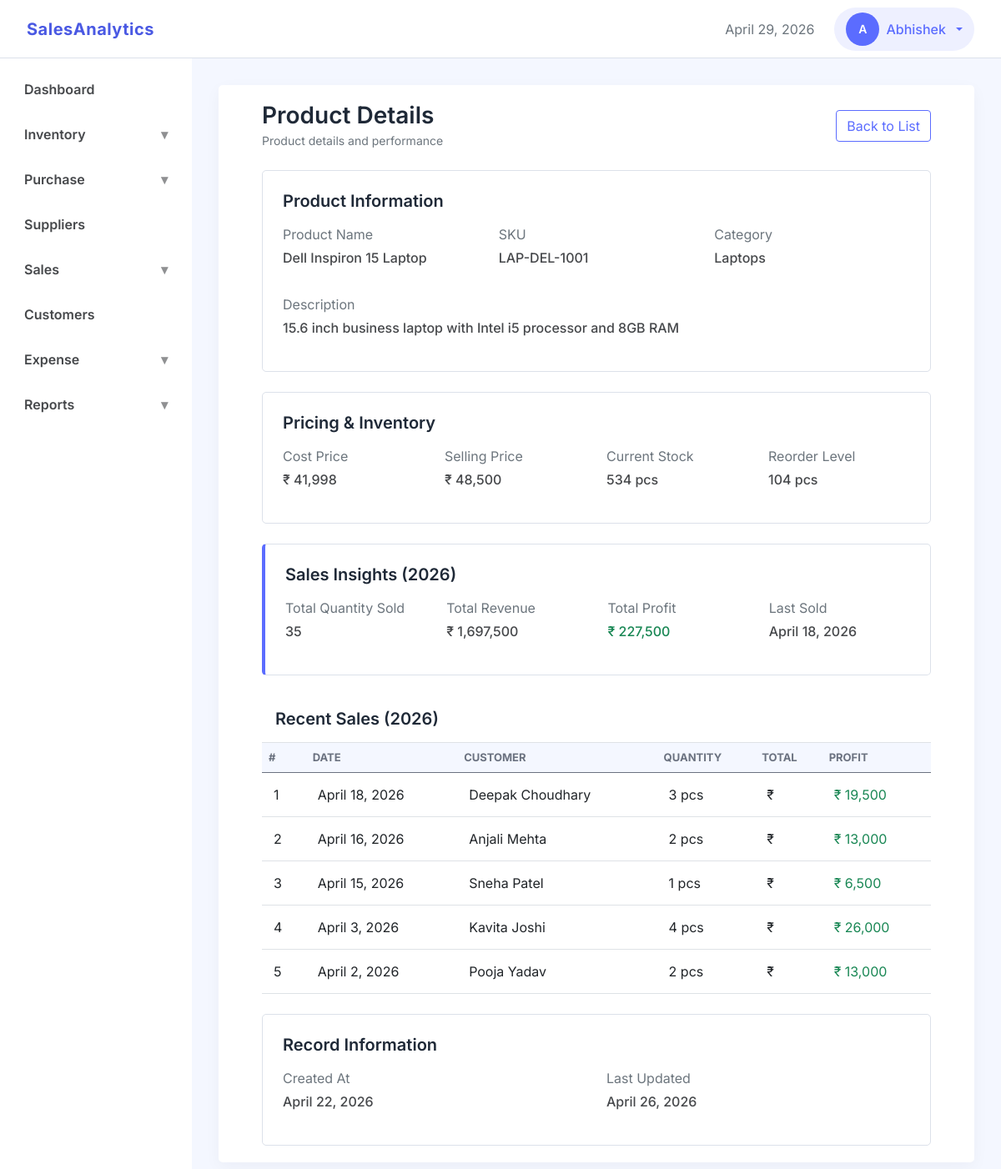
The app's page /inventory/list/1 (signed in) with its own data.
### accounts/models.py (models this page shows, shortened)
class User(AbstractUser):
    username = None # Remove username
    first_name = models.CharField(max_length=150)
    email = models.EmailField(unique=True)
    created_at = models.DateTimeField(auto_now_add=True)
    updated_at = models.DateTimeField(auto_now=True)
    USERNAME_FIELD = 'email'
    REQUIRED_FIELDS = []
    objects = UserManager() # Attach Manager

### inventory/models.py (models this page shows, shortened)
class Product(models.Model):
    class UnitChoices(models.TextChoices):
        PIECE = 'pcs', 'Piece'
        KILOGRAM = 'kg', 'KG'
        LITER = 'l', 'Liter'
        GRAM = 'g', 'Gram'
        METER = 'm', 'Meter'
        BOX = 'box', 'Box'
        PACK = 'pack', 'Pack'
    name = models.CharField(max_length=100)
    description = models.TextField(blank=True)
    sku = models.CharField(max_length=100, unique=True)
    category = models.ForeignKey(
        ProductCategory, on_delete=models.PROTECT,
        db_index=True,
        related_name='products'
        )
    current_avg_cost = models.DecimalField(
        max_digits=12,
        decimal_places=2,
        blank=True,
        null=True
        )
    selling_price = models.DecimalField(
        max_digits=12,
        decimal_places=2
        )
    current_stock = models.IntegerField(
        default=0,
        validators=[MinValueValidator(0)]
        )
    unit = models.CharField(
        max_length=20,
        choices=UnitChoices.choices
        )
    reorder_level = models.IntegerField(
        default=0,
        validators=[MinValueValidator(0)]
        )
    is_active = models.BooleanField(default=True)
    business = models.ForeignKey('business.Business', on_delete=models.CASCADE, related_name='products')
    created_by = models.ForeignKey('accounts.User', on_delete=models.SET_NULL, null=True, blank=True, related_name='created_products')
    created_at = models.DateTimeField(auto_now_add=True)
    updated_at = models.DateTimeField(auto_now=True)

class ProductCategory(models.Model):
    name = models.CharField(max_length=100, unique=True)
    description = models.TextField(blank=True)
    business = models.ForeignKey('business.Business', on_delete=models.CASCADE, related_name='product_categories')
    created_at = models.DateTimeField(auto_now_add=True)
    updated_at = models.DateTimeField(auto_now=True)

### sales/models/sales.py (models this page shows, shortened)
class Sale(models.Model):
    class PaymentMethod(models.TextChoices):
        CASH = 'cash', 'Cash'
        CARD = 'card', 'Card'
        UPI = 'upi', 'UPI'
    class StatusChoices(models.TextChoices):
        COMPLETED = 'completed', 'Completed'
        CANCELLED = 'cancelled', 'Cancelled'
    customer = models.ForeignKey(
        Customer,
        on_delete=models.SET_NULL,
        null=True,
        db_index=True,
        related_name='sales'
        )
    sale_date = models.DateField(db_index=True, default=localdate)
    total_amount = models.DecimalField(
        max_digits=12,
        decimal_places=2,
        validators=[MinValueValidator(1)]
        )
    total_profit = models.DecimalField(max_digits=12, decimal_places=2, default=0)
    payment_method = models.CharField(
        max_length=20,
        choices=PaymentMethod.choices,
        default=PaymentMethod.CASH
        )
    status = models.CharField(max_length=20, choices=StatusChoices.choices, default=StatusChoices.COMPLETED, db_index=True)
    business = models.ForeignKey('business.Business', on_delete=models.CASCADE, related_name='sales')
    created_by = models.ForeignKey('accounts.User', on_delete=models.SET_NULL, null=True, blank=True, related_name='created_sales')
    created_at = models.DateTimeField(auto_now_add=True)
    updated_at = models.DateTimeField(auto_now=True)

class SaleItem(models.Model):
    sale = models.ForeignKey(
        Sale,
        on_delete=models.CASCADE,
        related_name='items'
        )
    product = models.ForeignKey(
        'inventory.Product',
        on_delete=models.PROTECT,
        related_name='sale_items'
        )
    quantity = models.IntegerField(
        default=1,
        validators=[MinValueValidator(1)]
        )
    unit = models.CharField(
        max_length=20,
        )
    price_at_sale = models.DecimalField(
        max_digits=12,
        decimal_places=2,
        validators=[MinValueValidator(0)]
        )
    cost_at_sale = models.DecimalField(
        max_digits=12,
        decimal_places=2,
        validators=[MinValueValidator(0)],
        default=0
        )
    item_total_price = models.DecimalField(
        max_digits=12,
        decimal_places=2,
        validators=[MinValueValidator(0)]
        )
    item_profit = models.DecimalField(max_digits=12, decimal_places=2, default=0)
    business = models.ForeignKey('business.Business', on_delete=models.CASCADE, related_name='sale_items')

### sales/models/customers.py (models this page shows, shortened)
class Customer(models.Model):
    class Meta:
        ordering = ['-is_walkin','name']
    name = models.CharField(max_length=100)
    email = models.EmailField(max_length=100, blank=True)
    phone = models.CharField(max_length=10, unique=True)
    address = models.CharField(max_length=200, blank=True)
    is_walkin = models.BooleanField(default=False)
    is_active = models.BooleanField(default=True)
    business = models.ForeignKey('business.Business', on_delete=models.CASCADE, related_name='customers')
    created_at = models.DateTimeField(auto_now_add=True)
    updated_at = models.DateTimeField(auto_now=True)

### inventory/views.py (the view)
# urls.py: path('list/<int:pk>', views.ProductDetailView.as_view(), name='product_detail'),
class ProductDetailView(View):
    def get(self, request, pk):
        business_id = get_business_id(request)
        product = get_object_or_404(Product, id=pk)
        current_year = now().year
        all_sales = SaleItem.objects.filter(business_id=business_id, product=product, sale__sale_date__year__gte=current_year).select_related('sale').order_by('-sale__sale_date')
        recent_sales = all_sales[:5]
        sales_insights = services.get_sales_insights(all_sales, business_id)
        context = {
            'product': product,
            'recent_sales': recent_sales,
            'last_sold_date': recent_sales[0].sale.sale_date if recent_sales else None,
            'current_year': current_year
        }
        context.update(sales_insights)
        return render(request, 'inventory/product_detail.html', context)

### templates/inventory/product_detail.html (shortened to what this page needs)
{% extends "base.html" %}
{% load static %}
{% load humanize %}
{% block css_files%}
    <link rel="stylesheet" href="{% static 'css/apps/list.css' %}">
{% endblock %}
{% block content %}
<div class="container-fluid">
    <div class="d-flex justify-content-between align-items-center mb-4">
        <div>
            <h3 class="section-title mb-0">Product Details</h3>
            <small class="text-muted">Product details and performance</small>
        </div>
        <div>
            <a href="{% url 'product_list' %}" class="btn btn-secondary">
                Back to List
            </a>
        </div>
    </div>
    <div class="custom-card p-4 mb-4">
        <h5 class="mb-3">Product Information</h5>
        <div class="row">
            <div class="col-md-4 mb-3">
                <p class="text-muted mb-1">Product Name</p>
                <p class="text-semibold">{{ product.name }}</p>
            </div>
            <div class="col-md-4 mb-3">
                <p class="text-muted mb-1">SKU</p>
                <p class="text-semibold">{{ product.sku }}</p>
            </div>
            <div class="col-md-4 mb-3">
                <p class="text-muted mb-1">Category</p>
                <p class="text-semibold">
                    {{ product.category.name }}
                </p>
            </div>
            <div class="col-md-12">
                <p class="text-muted mb-1">Description</p>
                <p class="text-semibold">
                    {{ product.description|default:"No description provided." }}
                </p>
            </div>
        </div>
    </div>
    <div class="custom-card p-4 mb-4">
        <h5 class="mb-3">Pricing & Inventory</h5>
        <div class="row">
            <div class="col-md-3">
                <p class="text-muted mb-1">Cost Price</p>
                <p class="text-semibold">₹ {{ product.current_avg_cost|floatformat:0|intcomma }}</p>
            </div>
            <div class="col-md-3">
                <p class="text-muted mb-1">Selling Price</p>
                <p class="text-semibold">₹ {{ product.selling_price|floatformat:0|intcomma }}</p>
            </div>
            <div class="col-md-3">
                <p class="text-muted mb-1">Current Stock</p>
                <p class="text-semibold">{{ product.current_stock }} {{ product.unit }}</p>
            </div>
            <div class="col-md-3">
                <p class="text-muted mb-1">Reorder Level</p>
                <p class="text-semibold">{{ product.reorder_level }} {{ product.unit }}</p>
            </div>
        </div>
    </div>
    <div class="custom-card border-left p-4 mb-4">
        <h5 class="mb-3">Sales Insights ({{ current_year }})</h5>
        <div class="row">
            <div class="col-md-3">
                <p class="text-muted mb-1">Total Quantity Sold</p>
                <p class="text-semibold">{{ total_quantity_sold }}</p>
            </div>
            <div class="col-md-3">
                <p class="text-muted mb-1">Total Revenue</p>
                <p class="text-semibold">₹ {{ total_revenue|floatformat:0|intcomma }}</p>
            </div>
            <div class="col-md-3">
                <p class="text-muted mb-1">Total Profit</p>
                <p class="text-success text-semibold">
                    ₹ {{ total_profit|floatformat:0|intcomma }}
                </p>
            </div>
            <div class="col-md-3">
                <p class="text-muted mb-1">Last Sold</p>
                <p class="text-semibold">
                    {{ last_sold_date|default:"N/A" }}
                </p>
            </div>
        </div>
    </div>
    <div class=" mb-4">
        <div class="p-3 border-bottom">
            <h5 class="mb-0">Recent Sales ({{ current_year }})</h5>
        </div>
        <div class="table-responsive">
            <table class="table align-middle data-table mb-0">
                <thead>
                    <tr>
                        <th>#</th>
                        <th>Date</th>
                        <th>Customer</th>
                        <th>Quantity</th>
                        <th>Total</th>
                        <th>Profit</th>
                    </tr>
                </thead>
                <tbody>
                {% for item in recent_sales %}
                <tr>
                    <td>{{ forloop.counter }}</td>
                    <td>{{ item.sale.sale_date }}</td>
                    <td>
                        {% if item.sale.customer %}
                            {{ item.sale.customer.name }}
                        {% else %}
                            <span class="text-muted">Walk-in</span>
                        {% endif %}
                    </td>
                    <td>{{ item.quantity }} {{ item.product.unit }}</td>
                    <td>₹ {{ item.item_total|floatformat:0|intcomma }}</td>
                    <td class="text-success">
                        ₹ {{ item.item_profit|floatformat:0|intcomma }}
                    </td>
                </tr>
                {% empty %}
                <tr>
                    <td colspan="6" class="text-center py-4 text-muted">
                        No sales for this product yet.
                    </td>
                </tr>
                {% endfor %}
                </tbody>
            </table>
        </div>
    </div>
    <div class="custom-card p-4">
        <h5 class="mb-3">Record Information</h5>
        <div class="row">
            <div class="col-md-6">
                <p class="text-muted mb-1">Created At</p>
                <p class="text-semibold">{{ product.created_at|date }}</p>
            </div>
            <div class="col-md-6">
                <p class="text-muted mb-1">Last Updated</p>
                <p class="text-semibold">{{ product.updated_at|date }}</p>
            </div>
        </div>
    </div>
</div>
{% endblock %}

### templates/partials/navbar.html (shortened to what this page needs)
<nav class="navbar custom-navbar d-flex justify-content-between align-items-center">
    <div class="d-flex align-items-center gap-4">
        <a class="navbar-brand" href="{% url 'dashboard' %}">SalesAnalytics</a>
    </div>
    <div class="d-flex align-items-center gap-4">
        <span class="text-muted" id="nav-date"></span>
        {% if user.is_authenticated %}
            <div class="dropdown">
                <button class="btn admin-btn dropdown-toggle d-flex align-items-center gap-2"
                        data-bs-toggle="dropdown"
                        aria-expanded="false">
                    <div class="avatar">{{ user.first_name|default:user.email|slice:':1'|upper }}</div>
                    <span>{{ user.first_name }}</span>
                </button>
            </div>
        {% else %}
            <div>
                <a class="btn btn-primary me-2" href="{% url 'signin' %}">Sign In</a>
                <a class="btn btn-outline-primary" href="{% url 'signup' %}">Sign Up</a>
            </div>
        {% endif %}
    </div>
</nav>

### records on screen
User: first_name "A", first_name "Abhishek"
Product: name "Dell Inspiron 15 Laptop", sku "LAP-DEL-1001", category.name "Laptops", description "15.6 inch business laptop with Intel i5 processor and 8GB RAM", current_avg_cost "41,998", selling_price "48,500", current_stock "534", unit "pcs", reorder_level "104", created_at "April 22, 2026", updated_at "April 26, 2026"
Sale: sale_date "April 18, 2026"
SaleItem: sale.sale_date "April 18, 2026", sale.customer.name "Deepak Choudhary", quantity "3", product.unit "pcs", item_profit "19,500"
SaleItem: sale.sale_date "April 16, 2026", sale.customer.name "Anjali Mehta", quantity "2", product.unit "pcs", item_profit "13,000"
SaleItem: sale.sale_date "April 15, 2026", sale.customer.name "Sneha Patel", quantity "1", product.unit "pcs", item_profit "6,500"
SaleItem: sale.sale_date "April 3, 2026", sale.customer.name "Kavita Joshi", quantity "4", product.unit "pcs", item_profit "26,000"
SaleItem: sale.sale_date "April 2, 2026", sale.customer.name "Pooja Yadav", quantity "2", product.unit "pcs", item_profit "13,000"

### other values on screen
{{ total_quantity_sold }} "35"
{{ total_revenue|floatformat:0|intcomma }} "1,697,500"
{{ total_profit|floatformat:0|intcomma }} "227,500"
